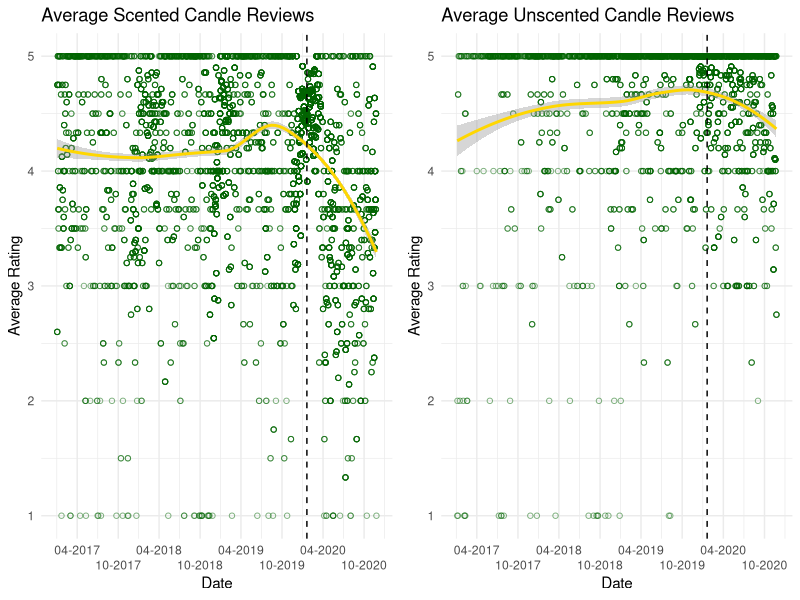
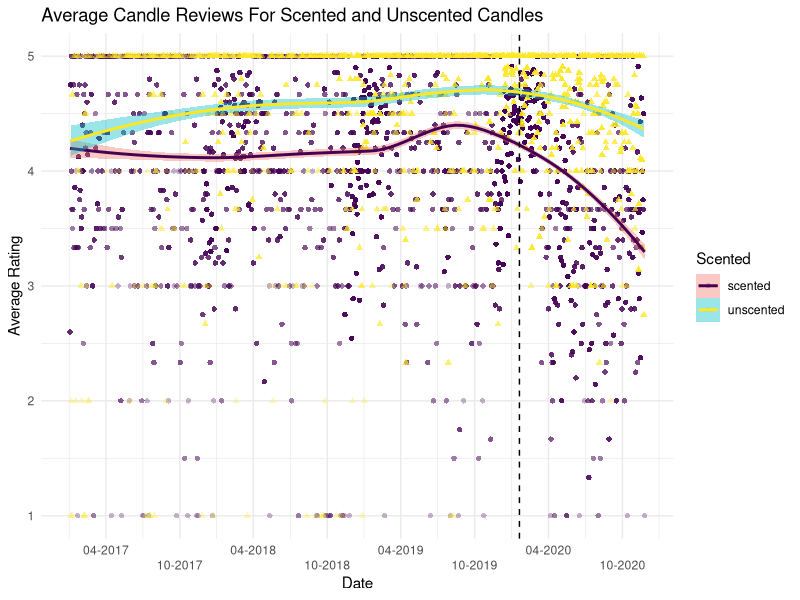
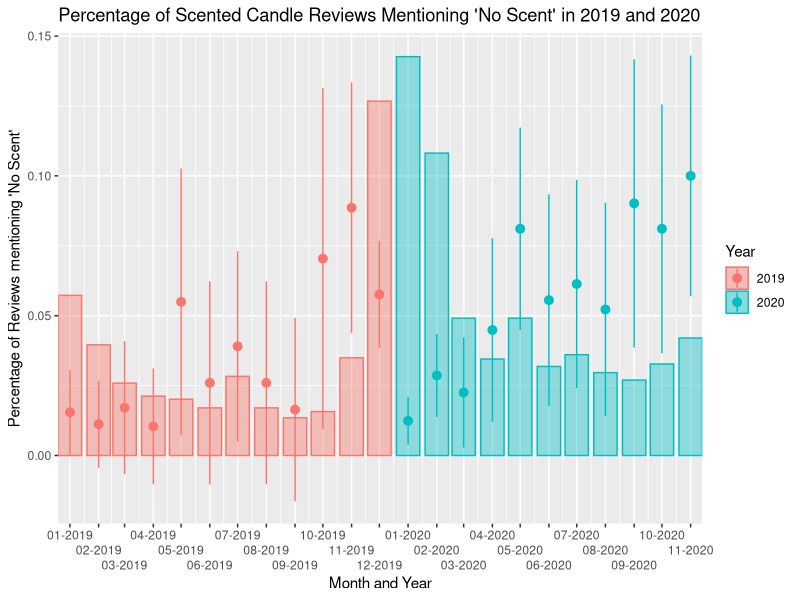

Write the R code that produced these figures, in order.
## ---- chunk 1
library(tidyverse)
library(readxl)
library(gridExtra)
library(Hmisc)

Scented_all <- read_excel(here::here("Hw_05/Scented_all.xlsx"))
Unscented_all <- read_excel(here::here("Hw_05/Unscented_all.xlsx"))

## ---- chunk 2
Scented_Plot <- Scented_all %>%
  filter(Date > "2017-01-01") %>% #making it so the dataset only includes data from after 2017-01-01
  group_by(Date) %>% #grouping the data so it will give reviews by the date
  mutate(Avg_Rating = mean(Rating)) %>% #computing an average daily rating for the set
  ggplot(
    aes(x = as.Date(Date),
        y = Avg_Rating
  )) + 
  geom_point(alpha = .5, color = "dark green", shape = 1) +
  scale_x_date(name = "Date", date_breaks = "6 months", date_labels = "%m-%Y") +
  geom_smooth(method = "loess", color = "gold") +
  geom_vline(xintercept = as.numeric(as.Date("2020-01-20")), linetype = "dashed") +
  scale_y_continuous(name = "Average Rating") +
  theme_minimal() +
  ggtitle("Average Scented Candle Reviews") + 
  guides(x = guide_axis(n.dodge = 2))

Unscented_Plot <- Unscented_all %>%
  filter(Date > "2017-01-01") %>%
  group_by(Date) %>% 
  mutate(Avg_Rating = mean(Rating)) %>% 
  ggplot(
    aes(x = as.Date(Date),
        y = Avg_Rating
  )) + 
  geom_point(alpha = .5, color = "dark green", shape = 1) +
  scale_x_date(name = "Date", date_breaks = "6 months", date_labels = "%m-%Y") +
  geom_smooth(method = "loess", color = "gold") +
  geom_vline(xintercept = as.numeric(as.Date("2020-01-20")), linetype = "dashed") + 
  scale_y_continuous(name = "Average Rating") + 
  theme_minimal() +
  ggtitle("Average Unscented Candle Reviews") +
  guides(x = guide_axis(n.dodge = 2))

grid.arrange(Scented_Plot, Unscented_Plot, ncol = 2)
## ---- chunk 3
candles_full <- bind_rows(
	scented = Scented_all, 
	unscented = Unscented_all, 
	.id = "Scented"
)
## ---- chunk 4
Combined_Plot <- candles_full %>%
  filter(Date > "2017-01-01") %>%
  group_by(Date, Scented) %>% 
  mutate(Avg_Rating = mean(Rating)) %>% 
  ggplot(
    aes(x = as.Date(Date),
        y = Avg_Rating,
        shape = Scented,
        color = Scented,
        fill = Scented
  )) + 
  geom_point(alpha = .3) +
  scale_x_date(name = "Date", date_breaks = "6 months", date_labels = "%m-%Y") +
  geom_smooth(method = "loess") +
  geom_vline(xintercept = as.numeric(as.Date("2020-01-20")), linetype = "dashed") +
  scale_y_continuous(name = "Average Rating") +
  theme_minimal() +
  ggtitle("Average Candle Reviews For Scented and Unscented Candles") + 
  guides(x = guide_axis(n.dodge = 2)) + 
  scale_color_viridis_d()

Combined_Plot
## ---- chunk 5
str_no_scent <- function(x){
  as.numeric(
  	case_when(
  		str_detect(x, "[Nn]o scent") ~ "1", 
  		str_detect(x, "[Nn]o smell") ~ "1",
  		str_detect(x, "[Dd]oes not smell like") ~ "1",
  		str_detect(x, "[Dd]oesn't smell like") ~ "1",
  		str_detect(x, "[Cc]an't smell") ~ "1",
  		str_detect(x, "[Cc]annot smell") ~ "1",
  		str_detect(x, "[Ff]aint smell") ~ "1",
  		str_detect(x, "[Ff]aint scent") ~ "1",
  		str_detect(x, "[Dd]on't smell") ~ "1",
  		str_detect(x, "[Ll]ike nothing") ~ "1",
  		TRUE ~ "0"
  	)
  )
}
## ---- chunk 6
Scented2_Plot <- Scented_all %>%
  filter(Date >= "2019-01-01") %>%
  mutate(month = lubridate::floor_date(Date, "month"),
         noscent = str_no_scent(Review),
         year = ifelse(Date <= as.Date("2019-12-31"),"2019", "2020")) %>% 
  group_by(as.Date(month), noscent) %>% 
  ggplot() +  aes(x = as.Date(month), y = (..count..)/sum(..count..), color = as.factor(year), fill = as.factor(year)) +
  geom_bar(alpha = .4) +
  stat_summary(aes(y = noscent), fun.data = mean_cl_normal) +
  scale_x_date(name = "Month and Year", date_labels = "%m-%Y", date_breaks = "month", expand = c(0,0)) + 
  guides(x = guide_axis(n.dodge = 3), color = guide_legend(title = "Year"), fill = guide_legend(title = "Year")) +
  scale_y_continuous(name = "Percentage of Reviews mentioning 'No Scent'") +
  labs(title = "Percentage of Scented Candle Reviews Mentioning 'No Scent' in 2019 and 2020")


Scented2_Plot
